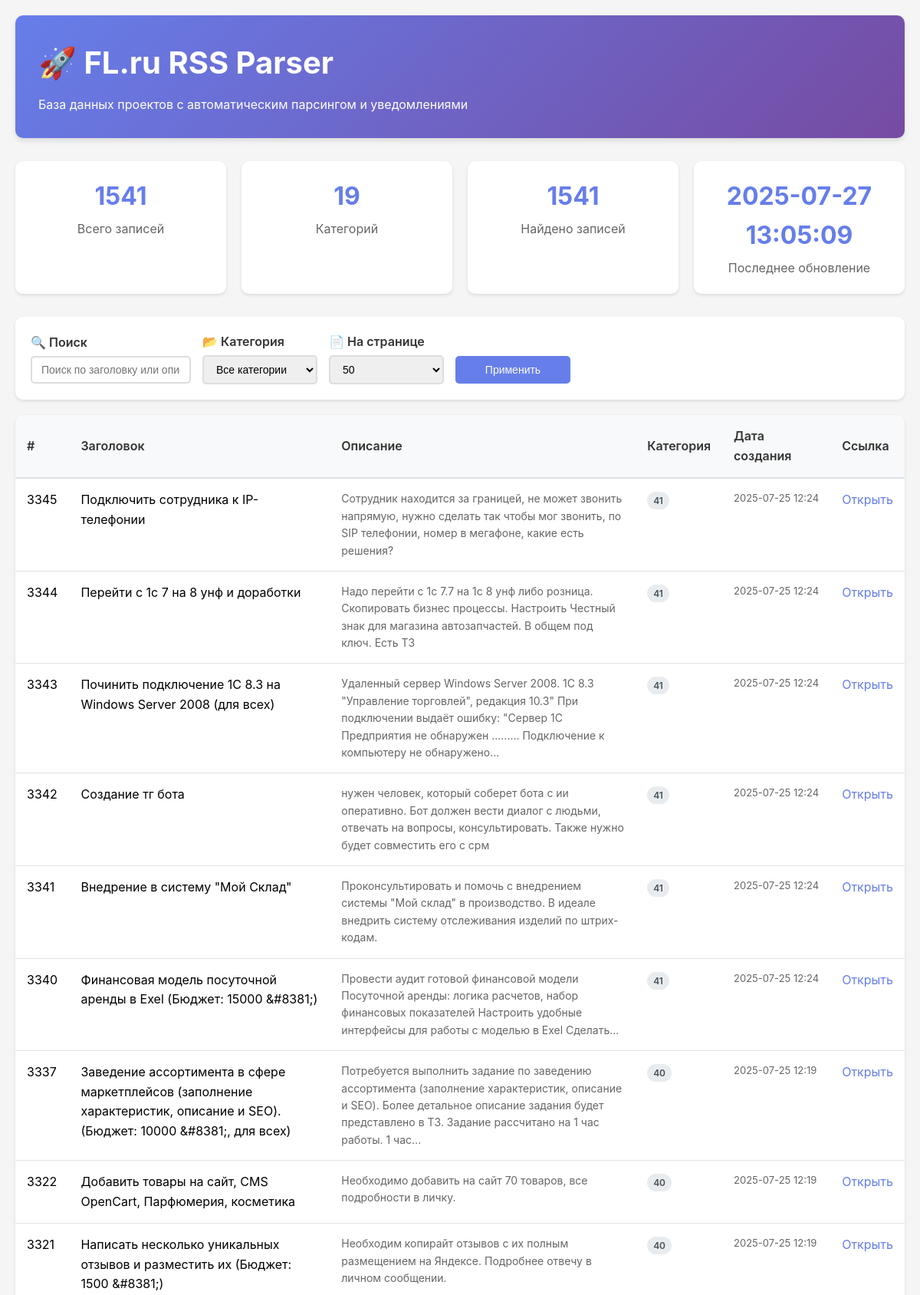
/?page=3&category=all&search=&per_page=50 (upper part), run on the app's committed database.
### tables this page shows
CREATE TABLE rss_items (
                    id INTEGER PRIMARY KEY AUTOINCREMENT,
                    title TEXT NOT NULL,
                    description TEXT,
                    link TEXT UNIQUE NOT NULL,
                    pub_date TEXT,
                    category INTEGER,
                    created_at TIMESTAMP DEFAULT CURRENT_TIMESTAMP,
                    updated_at TIMESTAMP DEFAULT CURRENT_TIMESTAMP
                );

### viewdatabase.py (the view)
@app.route('/')
def index():
    page = int(request.args.get('page', 1))
    per_page = int(request.args.get('per_page', 50))
    category = request.args.get('category', 'all')
    search = request.args.get('search', '')
    items = web_interface.get_items(page, per_page, category, search)
    total_count = web_interface.get_total_count(category, search)
    categories = web_interface.get_categories()
    statistics = web_interface.get_statistics()
    total_pages = (total_count + per_page - 1) // per_page
    return render_template('index.html',
                         items=items,
                         page=page,
                         per_page=per_page,
                         total_pages=total_pages,
                         total_count=total_count,
                         category=category,
                         search=search,
                         categories=categories,
                         statistics=statistics)

### viewdatabase.py (called while the page is built)
    def get_total_count(self, category=None, search=None):
        query = "SELECT COUNT(*) FROM rss_items WHERE 1=1"
        params = []
        if category and category != 'all':
            query += " AND category = ?"
            params.append(category)
        if search:
            query += " AND (title LIKE ? OR description LIKE ?)"
            params.append(f"%{search}%")
            params.append(f"%{search}%")
        try:
            conn = sqlite3.connect(self.db.db_path)
            cursor = conn.cursor()
            cursor.execute(query, params)
            count = cursor.fetchone()[0]
            conn.close()
            return count
        except Exception as e:
            print(f"Ошибка при подсчете записей: {e}")
            return 0

    def get_categories(self):
        try:
            conn = sqlite3.connect(self.db.db_path)
            cursor = conn.cursor()
            cursor.execute("SELECT DISTINCT category FROM rss_items ORDER BY category")
            categories = [row[0] for row in cursor.fetchall()]
            conn.close()
            return categories
        except Exception as e:
            print(f"Ошибка при получении категорий: {e}")
            return []

### templates/index.html (shortened to what this page needs)
<!DOCTYPE html>
<html lang="ru">
<head>
</head>
<body>
    <div class="container">
        <div class="header">
            <h1>🚀 FL.ru RSS Parser</h1>
            <p>База данных проектов с автоматическим парсингом и уведомлениями</p>
        </div>
        <div class="stats-grid">
            <div class="stat-card">
                <div class="stat-number">{{ statistics.total_items or 0 }}</div>
                <div class="stat-label">Всего записей</div>
            </div>
            <div class="stat-card">
                <div class="stat-number">{{ categories|length }}</div>
                <div class="stat-label">Категорий</div>
            </div>
            <div class="stat-card">
                <div class="stat-number">{{ total_count }}</div>
                <div class="stat-label">Найдено записей</div>
            </div>
            <div class="stat-card">
                <div class="stat-number">{{ statistics.last_update or 'Никогда' }}</div>
                <div class="stat-label">Последнее обновление</div>
            </div>
        </div>
        <div class="filters">
            <form method="GET" class="filters-row">
                <div class="filter-group">
                    <label for="search">🔍 Поиск</label>
                    <input type="text" id="search" name="search" value="{{ search }}"
                           placeholder="Поиск по заголовку или описанию...">
                </div>
                <div class="filter-group">
                    <label for="category">📂 Категория</label>
                    <select id="category" name="category">
                        <option value="all" {% if category == 'all' %}selected{% endif %}>Все категории</option>
                    </select>
                </div>
                <div class="filter-group">
                    <label for="per_page">📄 На странице</label>
                    <select id="per_page" name="per_page">
                        <option value="50" {% if per_page == 50 %}selected{% endif %}>50</option>
                    </select>
                </div>
                <div class="filter-group">
                    <label>&nbsp;</label>
                    <button type="submit" class="btn">Применить</button>
                </div>
            </form>
        </div>
        <div class="table-container">
            <table>
                <thead>
                    <tr>
                        <th style="width: 50px;">#</th>
                        <th style="width: 30%;">Заголовок</th>
                        <th style="width: 35%;">Описание</th>
                        <th style="width: 80px;">Категория</th>
                        <th style="width: 120px;">Дата создания</th>
                        <th style="width: 100px;">Ссылка</th>
                    </tr>
                </thead>
                <tbody>
                    {% for item in items %}
                    <tr>
                        <td>{{ item.id }}</td>
                        <td class="title-cell" onclick="showModal({{ item.id }})">
                            {{ item.title }}
                        </td>
                        <td class="description-cell">
                            {{ item.description }}
                        </td>
                        <td>
                            <span class="category-badge {% if item.category == 5 %}category-5{% endif %}">
                                {{ item.category }}
                            </span>
                        </td>
                        <td class="date-cell">
                            {{ item.created_at[:16] if item.created_at else 'N/A' }}
                        </td>
                        <td class="link-cell">
                            <a href="{{ item.link }}" target="_blank">Открыть</a>
                        </td>
                    </tr>
                    {% else %}
                    <tr>
                        <td colspan="6" style="text-align: center; padding: 40px; color: #666;">
                            📭 Данные отсутствуют. Запустите парсер для загрузки проектов.
                        </td>
                    </tr>
                    {% endfor %}
                </tbody>
            </table>
        </div>
    </div>
</body>
</html>

### templates/index.html (style rules this page uses)
* { margin: 0; padding: 0; box-sizing: border-box; }
body { font-family: -apple-system, BlinkMacSystemFont, 'Segoe UI', Roboto, sans-serif; background-color: #f5f5f5; line-height: 1.6; }
.container { max-width: 1400px; margin: 0 auto; padding: 20px; }
.header { background: linear-gradient(135deg, #667eea 0%, #764ba2 100%); color: white; padding: 30px; border-radius: 10px; margin-bottom: 30px; box-shadow: 0 4px 6px rgba(0,0,0,0.1); }
.header h1 { font-size: 2.5em; margin-bottom: 10px; }
.stats-grid { display: grid; grid-template-columns: repeat(auto-fit, minmax(250px, 1fr)); gap: 20px; margin-bottom: 30px; }
.stat-card { background: white; padding: 20px; border-radius: 10px; box-shadow: 0 2px 4px rgba(0,0,0,0.1); text-align: center; }
.stat-number { font-size: 2em; font-weight: bold; color: #667eea; }
.stat-label { color: #666; margin-top: 5px; }
.filters { background: white; padding: 20px; border-radius: 10px; margin-bottom: 20px; box-shadow: 0 2px 4px rgba(0,0,0,0.1); }
.filters-row { display: flex; gap: 15px; flex-wrap: wrap; align-items: center; }
.filter-group { display: flex; flex-direction: column; min-width: 150px; }
.filter-group label { font-weight: 600; margin-bottom: 5px; color: #333; }
.filter-group input, .filter-group select { padding: 8px 12px; border: 2px solid #ddd; border-radius: 5px; font-size: 14px; }
.btn { background: #667eea; color: white; border: none; padding: 10px 20px; border-radius: 5px; cursor: pointer; font-size: 14px; transition: background 0.3s; }
.table-container { background: white; border-radius: 10px; overflow: hidden; box-shadow: 0 2px 4px rgba(0,0,0,0.1); }
table { width: 100%; border-collapse: collapse; }
th { background: #f8f9fa; padding: 15px; text-align: left; font-weight: 600; color: #333; border-bottom: 2px solid #dee2e6; }
td { padding: 15px; border-bottom: 1px solid #dee2e6; vertical-align: top; }
.category-badge { background: #e9ecef; color: #495057; padding: 4px 8px; border-radius: 15px; font-size: 12px; font-weight: 600; }
.title-cell { max-width: 300px; cursor: pointer; }
.description-cell { max-width: 400px; color: #666; font-size: 14px; }
.date-cell { white-space: nowrap; font-size: 13px; color: #666; }
.link-cell a { color: #667eea; text-decoration: none; }

### data on the page
rss_items: id "3345", title "Подключить сотрудника к IP-телефонии", description "Сотрудник находится за границей, не может звонить напрямую, нужно сделать так чтобы мог звонить, по SIP телефонии, номер в мегафоне, какие есть решения?", category "41", created_at "2025-07-25 12:24"
rss_items: id "3344", title "Перейти с 1с 7 на 8 унф и доработки", description "Надо перейти с 1с 7.7 на 1с 8 унф либо розница. Скопировать бизнес процессы. Настроить Честный знак для магазина автозапчастей. В общем под ключ. Есть ТЗ", category "41", created_at "2025-07-25 12:24"
rss_items: id "3343", title "Починить подключение 1С 8.3 на Windows Server 2008 (для всех)", description "Удаленный сервер Windows Server 2008. 1C 8.3 \"Управление торговлей\", редакция 10.3\" При подключении выдаёт ошибку: \"Сервер 1С Предприятия не обнаружен ......... Подключение к компьютеру не обнаружено...", category "41", created_at "2025-07-25 12:24"
rss_items: id "3342", title "Создание тг бота", description "нужен человек, который соберет бота с ии оперативно. Бот должен вести диалог с людьми, отвечать на вопросы, консультировать. Также нужно будет совместить его с срм", category "41", created_at "2025-07-25 12:24"
rss_items: id "3341", title "Внедрение в систему \"Мой Склад\"", description "Проконсультировать и помочь с внедрением системы \"Мой склад\" в производство. В идеале внедрить систему отслеживания изделий по штрих-кодам.", category "41", created_at "2025-07-25 12:24"
rss_items: id "3340", title "Финансовая модель посуточной аренды в Exel (Бюджет: 15000 &#8381;)", description "Провести аудит готовой финансовой модели Посуточной аренды: логика расчетов, набор финансовых показателей Настроить удобные интерфейсы для работы с моделью в Exel Сделать...", category "41", created_at "2025-07-25 12:24"
rss_items: id "3337", title "Заведение ассортимента в сфере маркетплейсов (заполнение характеристик, описание и SEO). (Бюджет: 10000 &#8381;, для всех)", description "Потребуется выполнить задание по заведению ассортимента (заполнение характеристик, описание и SEO). Более детальное описание задания будет представлено в ТЗ. Задание рассчитано на 1 час работы. 1 час...", category "40", created_at "2025-07-25 12:19"
rss_items: id "3322", title "Добавить товары на сайт, CMS OpenCart, Парфюмерия, косметика", description "Необходимо добавить на сайт 70 товаров, все подробности в личку.", category "40", created_at "2025-07-25 12:19"
rss_items: id "3321", title "Написать несколько уникальных отзывов и разместить их (Бюджет: 1500 &#8381;)", description "Необходим копирайт отзывов с их полным размещением на Яндексе. Подробнее отвечу в личном сообщении.", category "40", created_at "2025-07-25 12:19"

### other printed values
{{ statistics.total_items or 0 }} "1541"
{{ categories|length }} "19"
{{ total_count }} "1541"
{{ statistics.last_update or 'Никогда' }} "2025-07-27 13:05:09"
